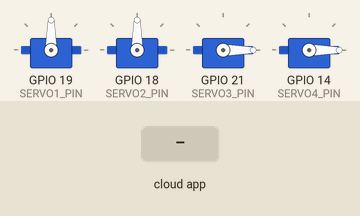
Simulated run of this sketch. Board: ESP32. On the bench: 4 × servo. Inputs (shaded band) come from the test bench. WiFi joins after 1.5 s; servers stay silent unless stated; the Firebase database answers and starts empty; what the sketch prints to the serial monitor is not drawn.

Above: at 2.7 s.
2.8 s: the phone or cloud app sets path_selection to 1
At 4.0 s:
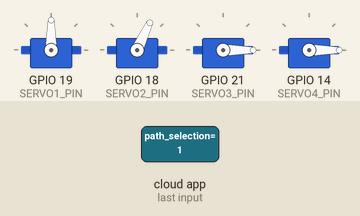
4.3 s: the phone or cloud app sets race_status to started
At 7.05 s:
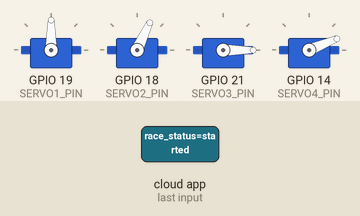
7.3 s: the phone or cloud app sets path_selection to 0
8.8 s: the phone or cloud app sets path_selection to 1
At 10.66 s:
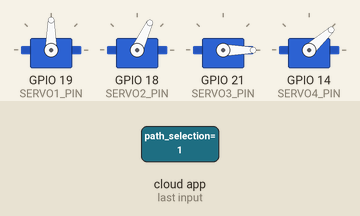
Timing chart, 0 to 15.8 s (numbered marks = the images above; inputs shaded):
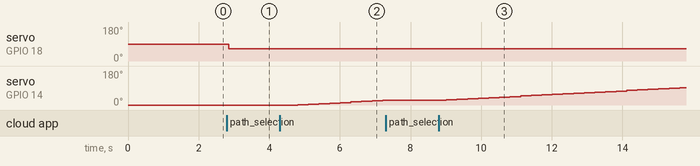

The sketch:

sketch_jun1a.ino
```cpp
#include <WiFi.h>
#include <FirebaseESP32.h>
#include <ESP32Servo.h>

// ---------- Credentials ----------
#define WIFI_SSID "" // Setup your wifi ssid
#define WIFI_PASSWORD "" // Setup your wifi password
#define FIREBASE_HOST "" // Add firebase host
#define FIREBASE_AUTH "" // Add firebase auth

// Objects
FirebaseData fbdo;
FirebaseAuth auth;
FirebaseConfig config;

Servo servo1, servo2, servo3, servo4;

#define SERVO1_PIN 19
#define SERVO2_PIN 18
#define SERVO3_PIN 21
#define SERVO4_PIN 14

// ---------- Path variable ----------
int pathValue = 0;
String raceStatus = "";

// ---------- Firebase read timing ----------
unsigned long lastFirebaseRead = 0;
const unsigned long firebaseReadInterval = 200;

// ---------- Barrier 1 variables ----------
int currentPulseB1 = 500;
int minPulseB1 = 500;
int maxPulseB1 = 1500;
int stepSizeB1 = 30;
unsigned long lastUpdateB1 = 0;
int intervalB1 = 1;
bool goingUpB1 = true;

// ---------- Barrier 2 variables ----------
int currentPulseB2 = 500;
int minPulseB2 = 500;
int maxPulseB2 = 1500;
int stepSizeB2 = 30;
unsigned long lastUpdateB2 = 0;
int intervalB2 = 1;
bool goingUpB2 = true;

void path1() {
  servo1.write(90);
  servo2.write(65);
  Serial.println("Path 1");
}

void path2() {
  servo1.write(30);
  servo2.write(65);
  Serial.println("Path 2");
}

void path3() {
  servo1.write(95);
  servo2.write(110);
  Serial.println("Path 3");
}

// ---------- Barrier 1 function ----------
void barrier1() {
  if (millis() - lastUpdateB1 >= intervalB1) {
    lastUpdateB1 = millis();

    if (goingUpB1) {
      currentPulseB1 += stepSizeB1;
      if (currentPulseB1 >= maxPulseB1) goingUpB1 = false;
    } else {
      currentPulseB1 -= stepSizeB1;
      if (currentPulseB1 <= minPulseB1) goingUpB1 = true;
    }

    servo3.writeMicroseconds(currentPulseB1);
  }
}

// ---------- Barrier 2 function ----------
void barrier2() {
  if (millis() - lastUpdateB2 >= intervalB2) {
    lastUpdateB2 = millis();

    if (goingUpB2) {
      currentPulseB2 += stepSizeB2;
      if (currentPulseB2 >= maxPulseB2) goingUpB2 = false;
    } else {
      currentPulseB2 -= stepSizeB2;
      if (currentPulseB2 <= minPulseB2) goingUpB2 = true;
    }

    servo4.writeMicroseconds(currentPulseB2);
  }
}

void readFirebaseData() {
  if (millis() - lastFirebaseRead >= firebaseReadInterval) {
    lastFirebaseRead = millis();

    if (Firebase.ready()) {
      // Read path_selection
      if (Firebase.getInt(fbdo, "/path_selection")) {
        pathValue = fbdo.intData();

        static int lastPath = -1;

        if (pathValue != lastPath) {
          if (pathValue == 1) {
            path1();
          } else if (pathValue == 2) {
            path2();
          } else if (pathValue == 3) {
            path3();
          }

          lastPath = pathValue;
        }
      } else {
        Serial.print("Failed to read path_selection: ");
        Serial.println(fbdo.errorReason());
      }

      // Read race_status
      if (Firebase.getString(fbdo, "/race_status")) {
        raceStatus = fbdo.stringData();
      } else {
        Serial.print("Failed to read race_status: ");
        Serial.println(fbdo.errorReason());
      }
    }
  }
}

void setup() {
  Serial.begin(115200);

  servo1.attach(SERVO1_PIN);
  servo2.attach(SERVO2_PIN);
  servo3.attach(SERVO3_PIN);
  servo4.attach(SERVO4_PIN);

  servo3.writeMicroseconds(500);
  servo4.writeMicroseconds(500);

  WiFi.begin(WIFI_SSID, WIFI_PASSWORD);

  while (WiFi.status() != WL_CONNECTED) {
    delay(500);
    Serial.print(".");
  }

  Serial.println("\nWiFi Connected");

  config.host = FIREBASE_HOST;
  config.signer.tokens.legacy_token = FIREBASE_AUTH;

  Firebase.begin(&config, &auth);
  Firebase.reconnectWiFi(true);
}

void loop() {
  readFirebaseData();

  if (raceStatus == "started") {

    if (pathValue == 3) {
      barrier1();
    }

    if (pathValue == 1 || pathValue == 2 || pathValue == 3) {
      barrier2();
    }

  } else {
    servo3.writeMicroseconds(500);
    servo4.writeMicroseconds(500);
  }
}
```

Measured:
- after the input at 2.8 s, servo on GPIO 18 (SERVO2_PIN): 90° → 65° after 0.05 s
- after the input at 4.3 s, servo on GPIO 14 (SERVO4_PIN): moves from 0° to 25° over 2.4 s, starting after 0.51 s
- after the input at 7.3 s, servo on GPIO 14 (SERVO4_PIN): stays 25° (without the input it goes to 28° after 0.21 s)
- after the input at 8.8 s, servo on GPIO 14 (SERVO4_PIN): moves from 25° to 92° over 6.6 s, starting after 0.21 s
